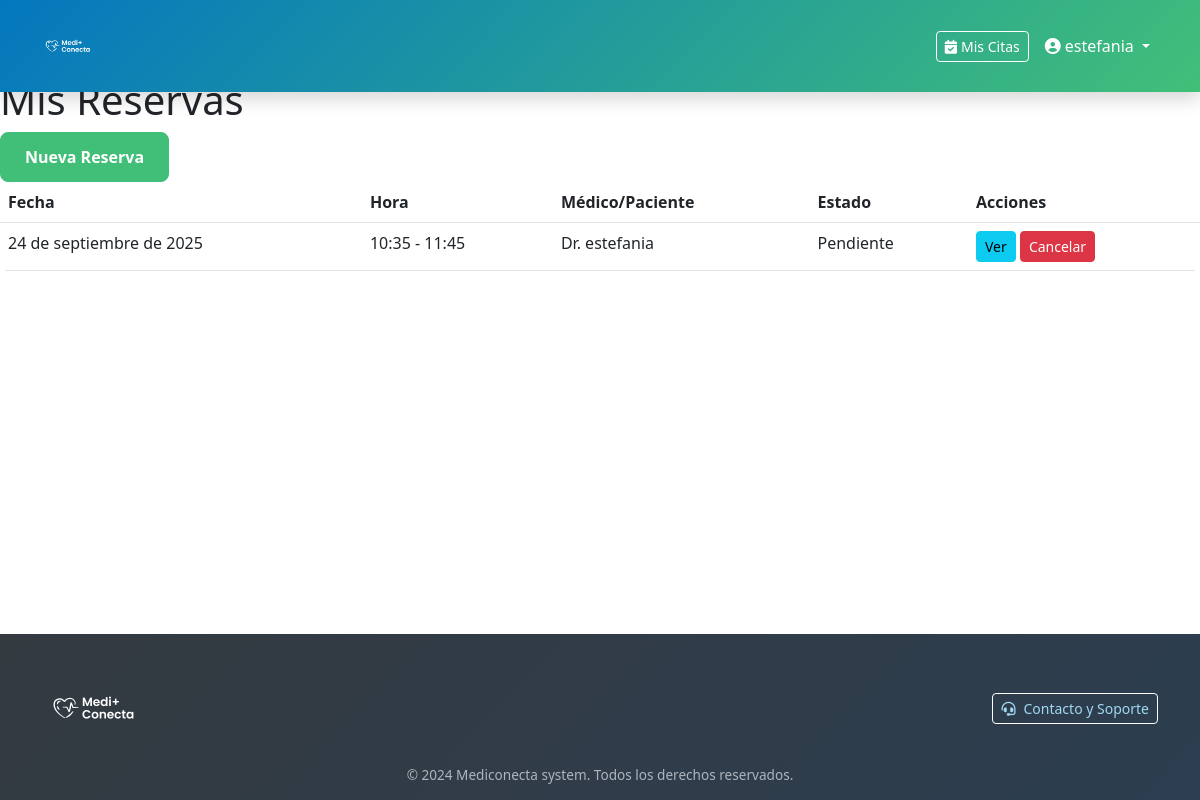
Page /citas/reservas/ (signed in) on the earlier database version.
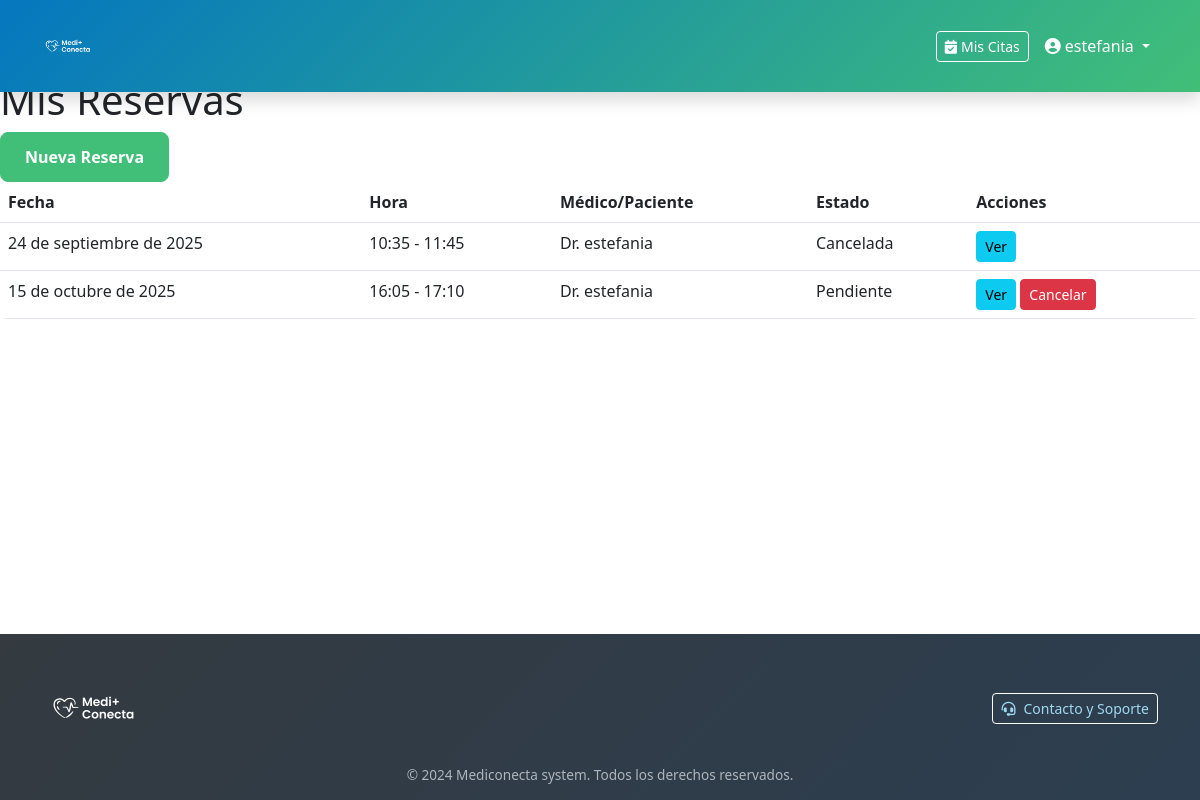
Same page on the later database version.
### citas/models.py (models this page shows, shortened)
class Reserva(models.Model):
    paciente = models.ForeignKey(Paciente, on_delete=models.CASCADE, related_name='reservas')
    medico = models.ForeignKey(Medico, on_delete=models.CASCADE, related_name='reservas')
    fecha = models.DateField()
    hora_inicio = models.TimeField()
    hora_fin = models.TimeField()
    motivo = models.TextField()
    estado = models.CharField(
        max_length=20,
        choices=EstadoReserva.choices,
        default=EstadoReserva.PENDIENTE
    )
    fecha_creacion = models.DateTimeField(auto_now_add=True)
    fecha_modificacion = models.DateTimeField(auto_now=True)
    class Meta:
        ordering = ['fecha', 'hora_inicio']
    def puede_cancelar(self):
        return self.estado in [EstadoReserva.PENDIENTE, EstadoReserva.CONFIRMADA]

### medicos/models.py (models this page shows)
class Medico(models.Model):
    user = models.OneToOneField(User, on_delete=models.CASCADE, related_name="medico")
    especialidad = models.ForeignKey(Especialidad, on_delete=models.SET_NULL, null=True, related_name="medicos")
    registro_colegio = models.CharField(max_length=60, blank=True)
    telefono = models.CharField(max_length=30, blank=True)
    horario_inicio = models.TimeField(null=True, blank=True)
    horario_fin = models.TimeField(null=True, blank=True)
    disponible = models.BooleanField(default=True)
    def __str__(self):
        return self.user.get_full_name() or self.user.username

### citas/views.py (the view)
# urls.py: path("reservas/", views.reserva_lista, name="reserva_lista"),
@login_required
def reserva_lista(request):
    if hasattr(request.user, 'paciente'):
        reservas = Reserva.objects.filter(paciente=request.user.paciente)
    elif hasattr(request.user, 'medico'):
        reservas = Reserva.objects.filter(medico=request.user.medico)
    else:
        reservas = Reserva.objects.none()
    return render(request, 'citas/reserva_lista.html', {
        'reservas': reservas
    })

### templates/citas/reserva_lista.html (shortened to what this page needs)
{% extends "base.html" %}
{% block content %}
<h1>Mis Reservas</h1>
<div class="actions">
    <a href="{% url 'citas:reserva_crear' %}" class="btn btn-primary">Nueva Reserva</a>
</div>
{% if reservas %}
    <table class="table">
        <thead>
            <tr>
                <th>Fecha</th>
                <th>Hora</th>
                <th>Médico/Paciente</th>
                <th>Estado</th>
                <th>Acciones</th>
            </tr>
        </thead>
        <tbody>
            {% for reserva in reservas %}
            <tr>
                <td>{{ reserva.fecha }}</td>
                <td>{{ reserva.hora_inicio }} - {{ reserva.hora_fin }}</td>
                <td>
                    {% if user.paciente %}
                        Dr. {{ reserva.medico }}
                    {% else %}
                        {{ reserva.paciente }}
                    {% endif %}
                </td>
                <td>{{ reserva.get_estado_display }}</td>
                <td>
                    <a href="{% url 'citas:reserva_detalle' reserva.id %}" class="btn btn-sm btn-info">Ver</a>
                    {% if reserva.puede_cancelar and user.paciente %}
                        <a href="{% url 'citas:reserva_cancelar' reserva.id %}" class="btn btn-sm btn-danger">Cancelar</a>
                    {% endif %}
                </td>
            </tr>
            {% endfor %}
        </tbody>
    </table>
{% else %}
    <p>No tienes reservas.</p>
{% endif %}
{% endblock %}

### templates/base.html (shortened to what this page needs)
{% load static %}
<!DOCTYPE html>
<html lang="es">
<head>
    <link href="https://cdn.jsdelivr.net/npm/bootstrap@5.3.0/dist/css/bootstrap.min.css" rel="stylesheet">
    <link rel="stylesheet" href="https://cdnjs.cloudflare.com/ajax/libs/font-awesome/6.4.0/css/all.min.css">
    <link rel="stylesheet" href="{% static 'css/variables.css' %}">
    <link rel="stylesheet" href="{% static 'css/custom.css' %}">
</head>
<body class="d-flex flex-column min-vh-100">
    <header>
        <nav class="navbar navbar-expand-lg navbar-dark fixed-top">
            <div class="container">
                <a class="navbar-brand" href="{% url 'core:index' %}">
                    <img src="{% static 'images/logo/mediconecta-logo.png' %}" alt="Mediconecta Logo">
                </a>
                <div class="collapse navbar-collapse" id="navbarNav">
                    <div class="navbar-nav ms-auto d-flex align-items-center gap-2">
                        {% if user.is_authenticated %}
                            <div class="nav-item">
                                <a href="{% url 'citas:reserva_lista' %}" class="btn btn-outline-light btn-sm">
                                    <i class="fas fa-calendar-check me-1"></i>Mis Citas
                                </a>
                            </div>
                            <div class="nav-item dropdown">
                                <a class="nav-link dropdown-toggle text-white" href="#" role="button" data-bs-toggle="dropdown">
                                    <i class="fas fa-user-circle me-1"></i>{{ user.username }}
                                </a>
                            </div>
                        {% endif %}
                    </div>
                </div>
            </div>
        </nav>
    </header>
    <main class="flex-grow-1" id="main-content" style="margin-top: 76px;">
        {% block content %}{% endblock %}
    </main>
    <footer class="footer bg-dark text-white pt-4 pb-3 mt-auto">
        <div class="container">
            <div class="row align-items-center mb-2">
                <div class="col-md-6 text-center text-md-start mb-3 mb-md-0">
                    <img src="{% static 'images/logo/mediconecta-logo.png' %}" alt="Mediconecta Logo"
                        class="img-fluid" style="width: 100px; height: auto;">
                </div>
                <div class="col-md-6 text-center text-md-end">
                    <a href="{% url 'contacto:form' %}" class="btn btn-outline-light btn-sm">
                        <i class="fas fa-headset me-2"></i>Contacto y Soporte
                    </a>
                </div>
            </div>
            <div class="row">
                <div class="col-12 text-center">
                    <p class="mb-0" style="color: var(--color-text-muted); font-size: 0.85rem; line-height:1.3;">
                        &copy; 2024 Mediconecta system. Todos los derechos reservados.
                    </p>
                </div>
            </div>
        </div>
    </footer>
</body>
</html>

### static/css/variables.css (style rules this page uses)
:root { --color-primary: #41BF78; --color-secondary: #A0D8EF; --color-accent: #0477BF; --color-success: #41BF78; --color-info: #A0D8EF; --color-warning: #FFC107; --color-danger: #DC3545; --color-light: #F8F9FA; --color-dark: #343A40; --color-text-primary: #212529; --color-text-secondary: #6C757D; --color-text-muted: #ADB5BD; --color-text-white: #FFFFFF; --color-bg-primary: #FFFFFF; --color-bg-secondary: #F8F9FA; --color-bg-dark: #343A40; --gradient-primary: linear-gradient(135deg, rgba(4, 119, 191, 0.85) 0%, rgba(65, 191, 120, 0.6) 50%, rgba(242, 242, 242, 0.8) 100%); --gradient-secondary: linear-gradient(135deg, #41BF78 0%, #369d65 100%); --spacing-xs: 0.25rem; --spacing-sm: 0.5rem; --spacing-md: 1rem; --spacing-lg: 1.5rem; --spacing-xl: 3rem; --border-radius-sm: 0.25rem; --border-radius-md: 0.5rem; --border-radius-lg: 1rem; --border-radius-xl: 1.5rem; --shadow-sm: 0 0.125rem 0.25rem rgba(0, 0, 0, 0.075); --shadow-md: 0 0.5rem 1rem rgba(0, 0, 0, 0.15); --shadow-lg: 0 1rem 3rem rgba(0, 0, 0, 0.175); --transition-fast: 0.15s ease-in-out; --transition-normal: 0.3s ease-in-out; --transition-slow: 0.5s ease-in-out; --font-family-primary: 'Segoe UI', Tahoma, Geneva, Verdana, sans-serif; --font-family-heading: 'Segoe UI', Tahoma, Geneva, Verdana, sans-serif; --font-size-xs: 0.75rem; --font-size-sm: 0.875rem; --font-size-base: 1rem; --font-size-lg: 1.125rem; --font-size-xl: 1.25rem; --font-size-2xl: 1.5rem; --font-size-3xl: 1.875rem; --font-size-4xl: 2.25rem; --font-weight-light: 300; --font-weight-normal: 400; --font-weight-medium: 500; --font-weight-semibold: 600; --font-weight-bold: 700; --font-weight-extrabold: 800; --line-height-tight: 1.25; --line-height-normal: 1.5; --line-height-relaxed: 1.75; --z-dropdown: 1000; --z-sticky: 1020; --z-fixed: 1030; --z-modal-backdrop: 1040; --z-modal: 1050; --z-popover: 1060; --z-tooltip: 1070; }

### static/css/custom.css (style rules this page uses)
* { box-sizing: border-box; }
body { font-family: var(--font-family-primary); line-height: var(--line-height-normal); color: var(--color-text-primary); background-color: var(--color-bg-primary); margin: 0; padding: 0; display: flex; flex-direction: column; min-height: 100vh; }
.navbar { background: linear-gradient(135deg, var(--color-accent) 0%, var(--color-primary) 100%) !important; box-shadow: var(--shadow-md); transition: all var(--transition-normal); min-height: 76px; }
.navbar-brand { display: flex; align-items: center; padding: 0.5rem 0; height: 76px; overflow: hidden; }
.navbar-brand img { height: 55px; width: auto; max-height: calc(100% - 10px); object-fit: contain; transform: scale(1.1); transition: all var(--transition-normal); }
.navbar-nav .nav-link { color: var(--color-text-white) !important; font-weight: var(--font-weight-medium); padding: 0.5rem 1rem; transition: all var(--transition-normal); }
.btn-primary { background-color: var(--color-primary); border-color: var(--color-primary); font-weight: var(--font-weight-semibold); border-radius: var(--border-radius-md); padding: 0.75rem 1.5rem; transition: all var(--transition-normal); }
.btn-outline-light { border-color: var(--color-text-white); color: var(--color-text-white); transition: all var(--transition-normal); }
.table { border-radius: var(--border-radius-md); overflow: hidden; }
.footer { background: linear-gradient(135deg, var(--color-dark) 0%, #2c3e50 100%); color: var(--color-text-white); margin-top: auto; }
.footer a { color: var(--color-secondary); text-decoration: none; transition: all var(--transition-normal); }
main { flex: 1; margin-top: 76px; min-height: calc(100vh - 76px - 160px); display: flex; flex-direction: column; }
footer { margin-top: auto; flex-shrink: 0; }
@media (min-width: 992px) { main { min-height: calc(100vh - 76px - 180px); } }

Differences in the rows shown:
changed Reserva: estado "Pendiente" → "Cancelada"; no longer shows "Cancelar"
added Reserva: fecha "15 de octubre de 2025", hora_inicio "16:05", hora_fin "17:10", medico "estefania", estado "Pendiente", shows "Cancelar"
